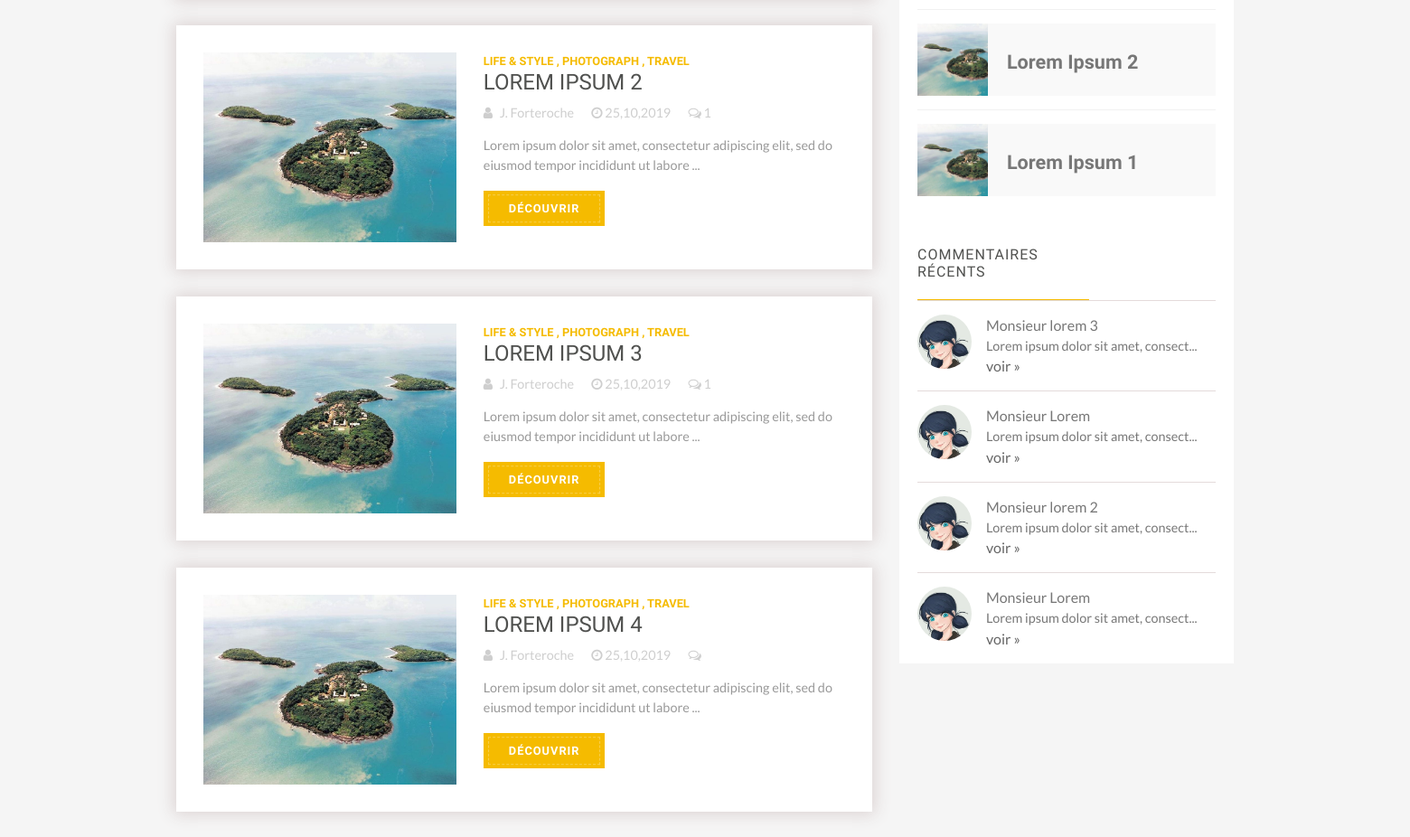
Before: /maxime/blog/index.php?action=accueil (lower part) with the older database file.
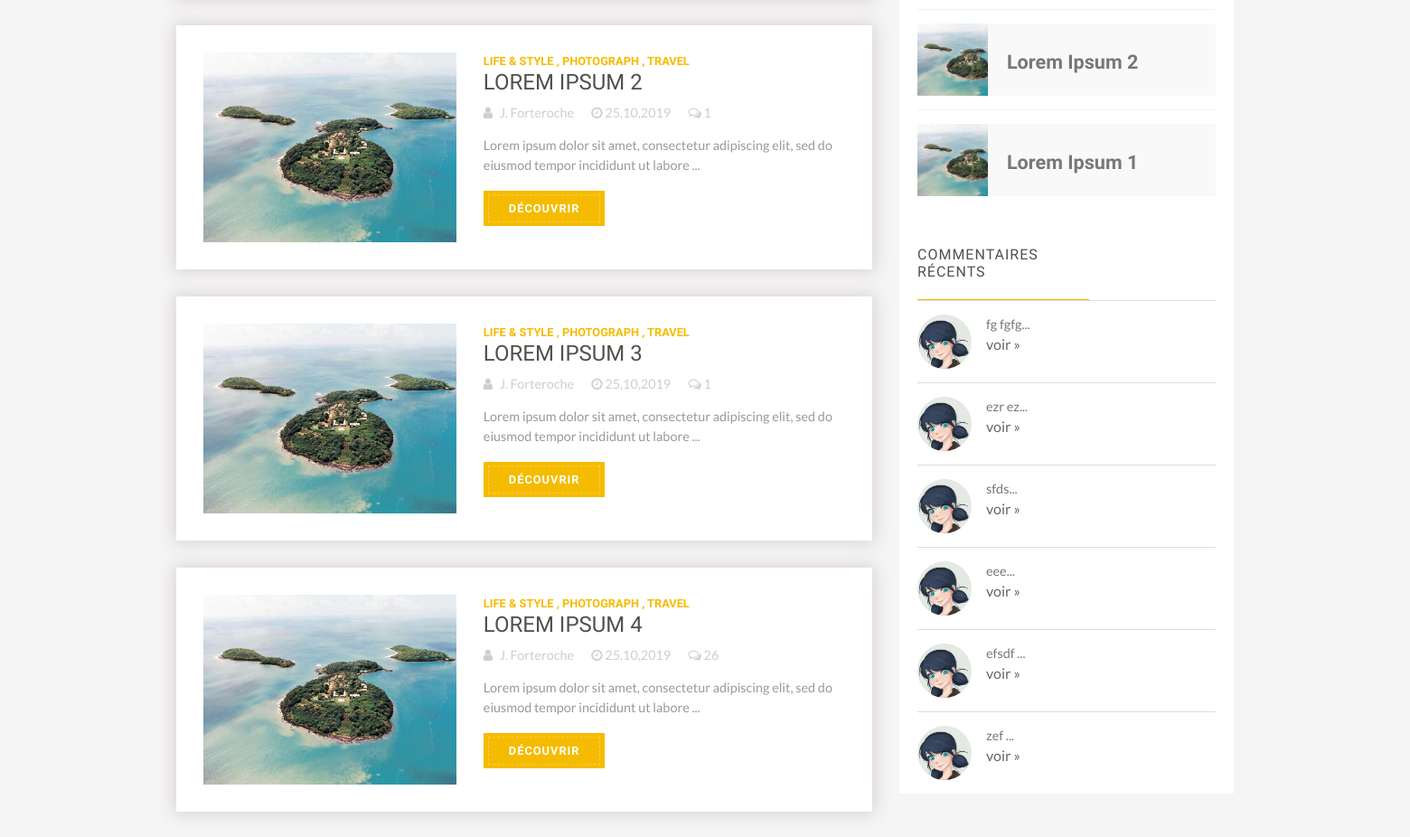
After: the same page with the newer database file.
### tables this page shows
CREATE TABLE `billets` (
  `id` int(11) NOT NULL,
  `titre` varchar(255) NOT NULL,
  `contenu` text NOT NULL,
  `date_billet` datetime NOT NULL DEFAULT CURRENT_TIMESTAMP,
  `lien_image` varchar(500) DEFAULT NULL
);

CREATE TABLE `commentaires` (
  `id` int(11) NOT NULL,
  `id_billet` int(11) NOT NULL,
  `pseudo` varchar(255) DEFAULT NULL,
  `commentaire` text NOT NULL,
  `date_commentaire` datetime NOT NULL DEFAULT CURRENT_TIMESTAMP,
  `signalement` tinyint(1) NOT NULL
);

### maxime/blog/controller/homeController.php (called while the page is built)
<?php
require 'model/homeManager.php';
class homeController {
    public function getHomepage() {
        $homeData = new homeManager();
        $stories = $homeData->getStories();
        $stories =  $stories->fetchAll();
        $nbrComments = $homeData->countCommentsPerArticle();
        $nbrComments = $nbrComments->fetchAll();
        $recentStories = $homeData->getRecentStories();
        $recentComments = $homeData->lastComments();
        require 'view/homepage/homepageView.php';
    }
}

### model/homeManager.php (called while the page is built, shortened)
<?php
class homeManager extends Manager {
    public function getStories() {
        $data = $this->dbConnect();
        $gs = $data->query('SELECT * , DATE_FORMAT(date_billet, "%d,%m,%Y") AS publi_billet FROM billets');
        return $gs;
    }
    public function getRecentStories() {
        $data = $this->dbConnect();
        $grs = $data->query('SELECT id,titre FROM billets ORDER BY id DESC LIMIT 0,5');
        return $grs;
    }
    public function lastComments() {
        $data = $this->dbConnect();
        $lc = $data->query('SELECT id, id_billet, pseudo, commentaire FROM commentaires ORDER BY id DESC LIMIT 0, 6');
        return $lc;
    }
    public function countCommentsPerArticle() {
        $data = $this->dbConnect();
        $cca = $data->query('SELECT b.id, COUNT(c.id_billet) AS nbrComms
                               FROM commentaires c
                               INNER JOIN billets b
                               ON c.id_billet = b.id
                               GROUP BY id_billet');
        return $cca;
    }
}

### maxime/blog/view/homepage/homepageView.php (the view, shortened to what this page needs)
<div class="bloc-items-left">
<?php
$i = 0;
foreach($stories as $storyData) {
?>
    <div class="post-item">
        <div class="bloc-img">
            <div></div>
        </div>
        <div class="bloc-text">
            <p class="book-name">LIFE & STYLE , PHOTOGRAPH , TRAVEL</p>
            <h2 class="bloc-title"> <?= htmlspecialchars($storyData['titre']); ?> </h2>
            <div class="bloc-infos">
                <div class="author-part">
                    <i class="fa fa-user"></i>
                    <span>J. Forteroche</span>
                </div>
                <div class="date-part">
                    <i class="fa fa-clock-o"></i>
                    <span><?= htmlspecialchars($storyData['publi_billet']); ?></span>
                </div>
                <div class="comments-part">
                    <i class="fa fa-comments-o"></i>
                    <span><?= $nbrComments[$i]["nbrComms"]; ?></span>
                </div>
            </div>
            <p class="bloc-teaser"> <?= substr(htmlspecialchars($storyData['contenu']), 0, 100) . "..."; ?> </p>
            <p class="bloc-button"><a href="index.php?action=histoire&amp;chapitre=<?= $storyData['id']; ?>">Découvrir</a></p>
        </div>
    </div>
<?php $i++;
} ?>
</div>
<?php
$firstContentLeft = ob_get_clean();
?>
<div class="book-full">
    <?php
    while($recentStoriesData = $recentStories->fetch()) {
    ?>
        <div class="chapter">
            <div class="thumbnail"></div>
                <div>
                    <h4> <a href="index.php?action=histoire&amp;chapitre=<?= $recentStoriesData['id']; ?>">
                    <?= htmlspecialchars($recentStoriesData['titre']); ?></a>
                    </h4>
                </div>
        </div>
    <?php
    }
    ?>
</div>
<?php
$firstContentRight = ob_get_clean();
?>
<div class="comments-part-right">
    <h3>Commentaires récents</h3>
    <?php
    while($recentCommentsData = $recentComments->fetch()) {
        ?>
        <div class="comm">
            <div class="avatar">
            </div>
            <div class="comms-body">
                <p class="comm-author"> <?= htmlspecialchars($recentCommentsData['pseudo']); ?></p>
                <p class="comm-text"> <?= substr(htmlspecialchars($recentCommentsData['commentaire']), 0, 35) . "..."; ?> </p>
                <p class="comm-more"><a href="index.php?action=histoire&amp;chapitre=<?= htmlspecialchars($recentCommentsData['id_billet'])."#".htmlspecialchars($recentCommentsData['id']); ?>">voir &raquo;</a></p>
            </div>
        </div>
    <?php
    }
    ?>
</div>
<?php
$secondContentRight = ob_get_clean();
require 'view/template.php';
?>

### maxime/blog/index.php (shortened to what this page needs)
<?php
try {
    if(isset($_GET['action'])) {
        switch($_GET['action']) {
            case 'accueil':
                require 'controller/homeController.php';
                $homepage = new homeController();
                $homepage->getHomepage();
            break;
        }
    }
    else {
        header('Location: index.php?action=accueil');
    }
}
catch(Exception $erreur) {
    die('erreur : '.$erreur->getMessage());
}

### maxime/blog/view/template.php (shortened to what this page needs)
<!DOCTYPE html>
<html lang="en">
<head>
    <link rel="stylesheet" href="https://maxcdn.bootstrapcdn.com/bootstrap/4.3.1/css/bootstrap.min.css">
    <link rel="stylesheet" href="https://cdnjs.cloudflare.com/ajax/libs/font-awesome/4.7.0/css/font-awesome.min.css">
    <link rel="stylesheet" href="public/css/pj4.css">
</head>
<body>
    <main>
        <section>
            <div class="container-fluid">
                <div class="row">
                    <div class="col-md-8">
                        <?php
                            if(isset($firstContentLeft)) {
                                echo $firstContentLeft;
                            }
                        ?>
                    </div>
                    <div class="col-md-4">
                        <div class="bloc-items-right">
                            <?php
                                if(isset($firstContentRight)) {
                                    echo $firstContentRight;
                                }
                                if(isset($secondContentRight)) {
                                    echo $secondContentRight;
                                }
                            ?>
                        </div>
                    </div>
                </div>
            </div>
        </section>
    </main>
</body>
</html>

### maxime/blog/public/css/pj4.css (style rules this page uses)
* { box-sizing: border-box; }
body { background-color: #f5f5f5; font-family: 'Lato', sans-serif; min-height: 100%; overflow-x:hidden; margin: 0; }
section { width: 100%; max-width: 1200px; margin: 0 auto; padding: 30px 0; }
.bloc-text { margin-left: 30px; }
.post-item { display: flex; background-color: white; margin-bottom: 30px; padding: 30px 0 30px 30px; transform: scale(1); box-shadow: 0px 0px 17px 3px rgb(220, 211, 211); transition: transform .2s, box-shadow .3s; position: relative; cursor: pointer; }
.post-item .bloc-img { overflow: hidden; width: 409px; height: 210px; }
.bloc-img > div:first-child { width: 100%; height: 210px;; background-image: url('../images/paque.jpg'); background-size: cover; transition: all 0.5s; }
p.book-name { color: #f5bb00; font-family: 'Roboto Condensed', serif; font-weight: bold; font-size: 0.8em; margin-bottom: 0; }
h2.bloc-title { font-family: 'Roboto Condensed', serif;color: #50514f;font-size: 1.5em; text-transform: uppercase; }
.bloc-infos { width: 100%; display: flex; color: #cecece; font-size: 0.9em; }
.date-part { margin-left: 1.2rem; }
.comments-part { margin-left: 1.2rem; }
.author-part span { margin-left: 0.3rem; }
p.bloc-teaser { color: #999; margin-top: 0.9rem; font-size: 0.9em; }
p.bloc-button { margin-top: 1.5em; }
p.bloc-button a { padding: 12px 28px; background-color: #f5bb00; color: white; font-family: 'Roboto Condensed'; text-transform: uppercase; letter-spacing: 1px; font-size: 0.8em; font-weight: bold; position: relative; transition-delay: 1s; }
p.bloc-button a:before { position: absolute; content: ""; top: 50%; left: 50%; width: 92%; height: 81%; border: 1px dashed rgba(255,255,255,.3); transform: translate(-50%, -50%); }
.chapter .thumbnail { height: 80px; width: 80px; background-image: url('../images/paque.jpg'); background-size: cover; }
.chapter h4 { line-height: 80px; }
.chapter h4 a { color: #777; font-family: 'Patrick Hand', serif; font-size: 0.9em; vertical-align: middle; font-weight: bold; padding-top: 14px; padding-right: 10px; }
.chapter, .comm { display: flex; margin: 0px 20px; padding: 15px 0; border-top: 1px solid #f1f1f1; }
.comm { border-top: 1px solid #e4dbdb; }
.chapter > div:last-child { padding-left: 1.3rem; align-self: center; height: 80px; width: 78%; background: #f9f9f9; }
.book-full { background: white; }
h3 { font-size: 1em; text-transform: uppercase; font-family: 'Roboto Condensed', sans-serif; padding: 20px 0 20px 0px; margin-left: 20px; color: #50514f; letter-spacing: 1px; margin-bottom: 0px; border-bottom: 1px solid #f5bb00; width: 98px; }
.comments-part-right h3 { width: 190px; }
.comm { display: flex; }
.comm p { margin: 0; color: #777777; }
.comms-body { margin-left: 1rem; }
p.comm-text { font-size: 0.9em; }
p.comm-author a, p.comm-more a { color: #666; }
.comments-part-right { background: white; padding-top: 20px; }
.avatar { background-image: url('../images/avatar-mini.jpg'); background-size: cover; width: 60px; height: 60px; border-radius: 50%; float: left; }

Changed rows visible on the page:
no longer on this page (row unchanged): commentaires: pseudo "Monsieur lorem 3", commentaire "Lorem ipsum dolor sit amet, consect"
no longer on this page (row edited): commentaires: pseudo "Monsieur Lorem", commentaire "Lorem ipsum dolor sit amet, consect"
no longer on this page (row unchanged): commentaires: pseudo "Monsieur lorem 2", commentaire "Lorem ipsum dolor sit amet, consect"
no longer on this page (row unchanged): commentaires: pseudo "Monsieur Lorem", commentaire "Lorem ipsum dolor sit amet, consect"
shown differently, row unchanged: billets "LOREM IPSUM 4": nbrComms (not shown) → "26"
added commentaires: commentaire "fg fgfg"
added commentaires: commentaire "ezr ez"
added commentaires: commentaire "sfds"
added commentaires: commentaire "eee"
added commentaires: commentaire "efsdf"
added commentaires: commentaire "zef"
